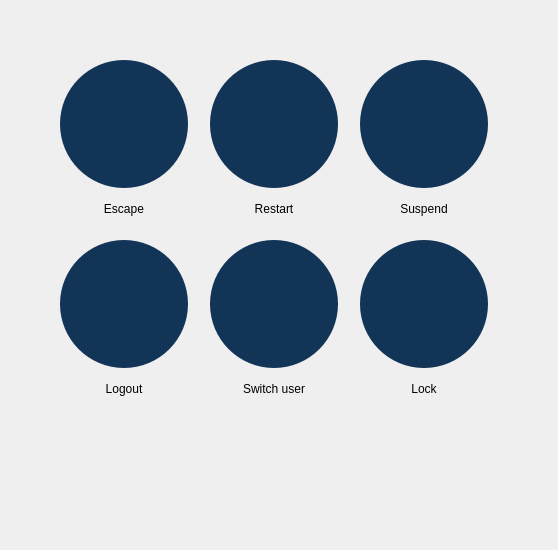
<?xml version="1.0" encoding="UTF-8"?>
<ui version="4.0">
 <class>frmPySys</class>
 <widget class="QWidget" name="frmPySys">
  <property name="geometry">
   <rect>
    <x>0</x>
    <y>0</y>
    <width>558</width>
    <height>550</height>
   </rect>
  </property>
  <property name="windowTitle">
   <string>Form</string>
  </property>
  <widget class="QPushButton" name="btnEscape">
   <property name="geometry">
    <rect>
     <x>60</x>
     <y>60</y>
     <width>128</width>
     <height>128</height>
    </rect>
   </property>
   <property name="styleSheet">
    <string notr="true">border-radius: 64% 64%;background-color: #123456;</string>
   </property>
   <property name="text">
    <string/>
   </property>
   <property name="iconSize">
    <size>
     <width>128</width>
     <height>128</height>
    </size>
   </property>
  </widget>
  <widget class="QPushButton" name="btnRestart">
   <property name="geometry">
    <rect>
     <x>210</x>
     <y>60</y>
     <width>128</width>
     <height>128</height>
    </rect>
   </property>
   <property name="styleSheet">
    <string notr="true">border-radius: 64% 64%;background-color: #123456;</string>
   </property>
   <property name="text">
    <string/>
   </property>
   <property name="iconSize">
    <size>
     <width>128</width>
     <height>128</height>
    </size>
   </property>
  </widget>
  <widget class="QPushButton" name="btnSuspend">
   <property name="geometry">
    <rect>
     <x>360</x>
     <y>60</y>
     <width>128</width>
     <height>128</height>
    </rect>
   </property>
   <property name="styleSheet">
    <string notr="true">border-radius: 64% 64%;background-color: #123456;</string>
   </property>
   <property name="text">
    <string/>
   </property>
   <property name="iconSize">
    <size>
     <width>128</width>
     <height>128</height>
    </size>
   </property>
  </widget>
  <widget class="QLabel" name="lblEscape">
   <property name="geometry">
    <rect>
     <x>60</x>
     <y>200</y>
     <width>128</width>
     <height>18</height>
    </rect>
   </property>
   <property name="text">
    <string>Escape</string>
   </property>
   <property name="alignment">
    <set>Qt::AlignCenter</set>
   </property>
  </widget>
  <widget class="QLabel" name="lblRestart">
   <property name="geometry">
    <rect>
     <x>210</x>
     <y>200</y>
     <width>128</width>
     <height>18</height>
    </rect>
   </property>
   <property name="text">
    <string>Restart</string>
   </property>
   <property name="alignment">
    <set>Qt::AlignCenter</set>
   </property>
  </widget>
  <widget class="QLabel" name="lblSuspend">
   <property name="geometry">
    <rect>
     <x>360</x>
     <y>200</y>
     <width>128</width>
     <height>18</height>
    </rect>
   </property>
   <property name="text">
    <string>Suspend</string>
   </property>
   <property name="alignment">
    <set>Qt::AlignCenter</set>
   </property>
  </widget>
  <widget class="QPushButton" name="btnLogout">
   <property name="geometry">
    <rect>
     <x>60</x>
     <y>240</y>
     <width>128</width>
     <height>128</height>
    </rect>
   </property>
   <property name="styleSheet">
    <string notr="true">border-radius: 64% 64%;background-color: #123456;</string>
   </property>
   <property name="text">
    <string/>
   </property>
   <property name="iconSize">
    <size>
     <width>128</width>
     <height>128</height>
    </size>
   </property>
  </widget>
  <widget class="QLabel" name="lblSwitchuser">
   <property name="geometry">
    <rect>
     <x>210</x>
     <y>380</y>
     <width>128</width>
     <height>18</height>
    </rect>
   </property>
   <property name="text">
    <string>Switch user</string>
   </property>
   <property name="alignment">
    <set>Qt::AlignCenter</set>
   </property>
  </widget>
  <widget class="QPushButton" name="btnSwitchuser">
   <property name="geometry">
    <rect>
     <x>210</x>
     <y>240</y>
     <width>128</width>
     <height>128</height>
    </rect>
   </property>
   <property name="styleSheet">
    <string notr="true">border-radius: 64% 64%;background-color: #123456;</string>
   </property>
   <property name="text">
    <string/>
   </property>
   <property name="iconSize">
    <size>
     <width>128</width>
     <height>128</height>
    </size>
   </property>
  </widget>
  <widget class="QLabel" name="lblLogout">
   <property name="geometry">
    <rect>
     <x>60</x>
     <y>380</y>
     <width>128</width>
     <height>18</height>
    </rect>
   </property>
   <property name="text">
    <string>Logout</string>
   </property>
   <property name="alignment">
    <set>Qt::AlignCenter</set>
   </property>
  </widget>
  <widget class="QPushButton" name="btnLock">
   <property name="geometry">
    <rect>
     <x>360</x>
     <y>240</y>
     <width>128</width>
     <height>128</height>
    </rect>
   </property>
   <property name="styleSheet">
    <string notr="true">border-radius: 64% 64%;background-color: #123456;</string>
   </property>
   <property name="text">
    <string/>
   </property>
   <property name="iconSize">
    <size>
     <width>128</width>
     <height>128</height>
    </size>
   </property>
  </widget>
  <widget class="QLabel" name="lblLock">
   <property name="geometry">
    <rect>
     <x>360</x>
     <y>380</y>
     <width>128</width>
     <height>18</height>
    </rect>
   </property>
   <property name="text">
    <string>Lock</string>
   </property>
   <property name="alignment">
    <set>Qt::AlignCenter</set>
   </property>
  </widget>
 </widget>
 <resources/>
 <connections/>
</ui>
